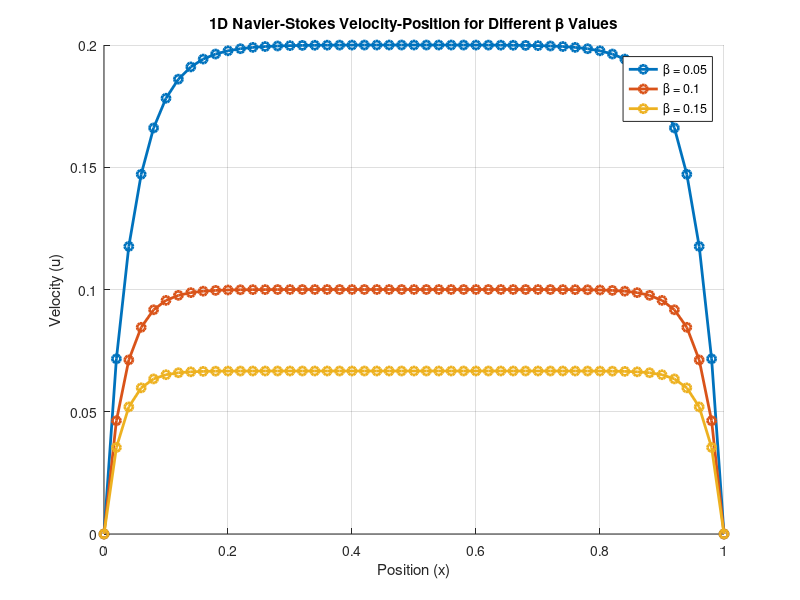

Here is the MATLAB script that generated this plot:
% Parameters
number_of_elements = 50;  % number of elements
L = 1;  % length of domain
nu = 0.01;  % viscosity
f = 1.0;  % force
u0 = 0;
uL = 0;
dx = L / number_of_elements;  % size of each element
beta_values = [0.05, 0.1, 0.15]; % Array of beta values

% Create a figure
figure;
hold on;

for b = 1:length(beta_values)
    beta = beta_values(b);

    K = zeros(number_of_elements + 1, number_of_elements + 1);
    F = zeros(number_of_elements + 1, 1);

    % Assembly
    for i = 1:number_of_elements
        k_local = [nu/dx - 0.5*(u0 + uL)/2 + beta, -nu/dx + 0.5*(u0 + uL)/2;
                   -nu/dx - 0.5*(u0 + uL)/2, nu/dx + 0.5*(u0 + uL)/2 + beta];

        % Local load vector
        f_local = [f * dx / 2; f * dx / 2];

        % Assembly to global matrix
        K(i:i+1, i:i+1) = K(i:i+1, i:i+1) + k_local;
        F(i:i+1) = F(i:i+1) + f_local;
    end

    % Apply Dirichlet boundary conditions
    K(1, :) = 0;
    K(:, 1) = 0;
    K(1, 1) = 1;
    F(1) = u0;

    K(end, :) = 0;
    K(:, end) = 0;
    K(end, end) = 1;
    F(end) = uL;

    u = K \ F;
    x = linspace(0, L, number_of_elements + 1);

    plot(x, u, 'o-', 'LineWidth', 2, 'DisplayName', ['\beta = ' num2str(beta)]);
end

% Set plot details
xlabel('Position (x)');
ylabel('Velocity (u)');
title('1D Navier-Stokes Velocity-Position for Different \beta Values');
grid on;
legend;
hold off;
